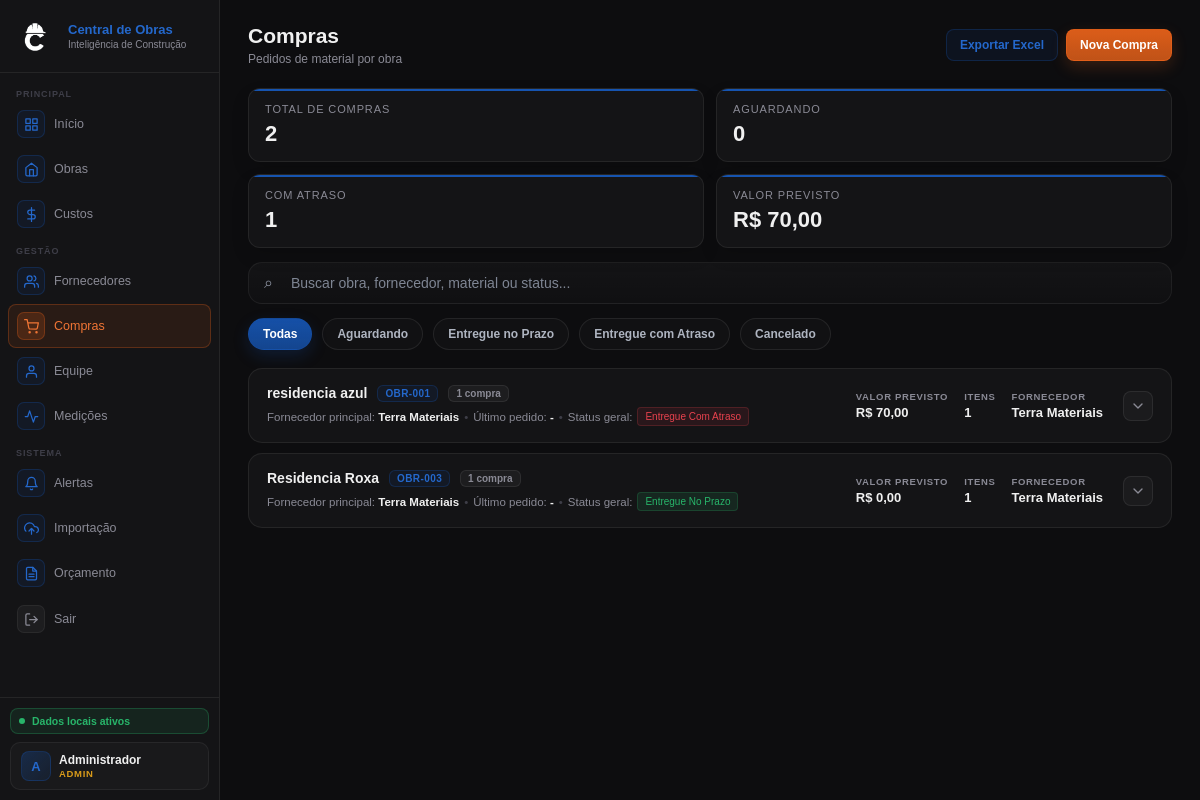
The page /compras (signed in) on the database as committed earlier.
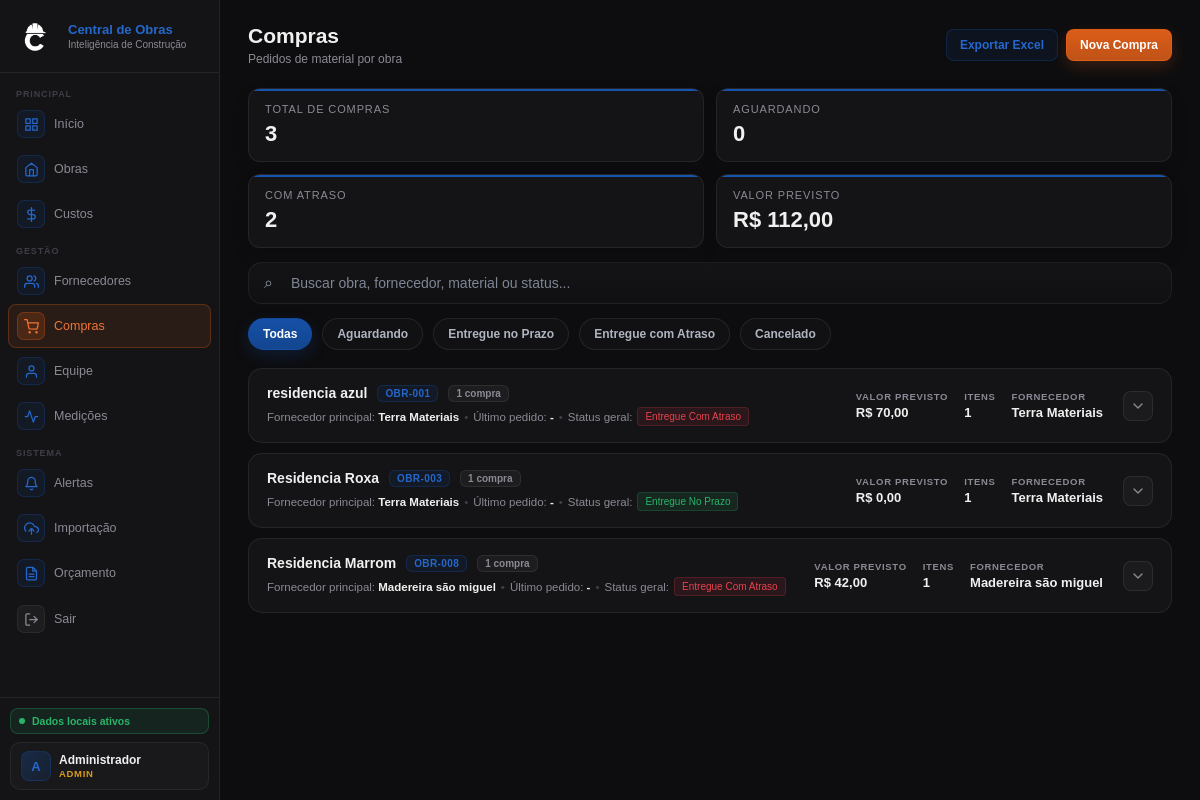
The same page on the database as committed later.
### tables this page shows
CREATE TABLE obras (
    id INTEGER PRIMARY KEY AUTOINCREMENT,
    codigo TEXT NOT NULL UNIQUE,
    nome TEXT NOT NULL,
    endereco TEXT,
    tipologia TEXT,
    area_m2 REAL,
    data_inicio TEXT,
    data_fim_prevista TEXT,
    orcamento REAL DEFAULT 0,
    receita_total REAL DEFAULT 0,
    progresso_percentual REAL DEFAULT 0,
    status TEXT NOT NULL DEFAULT 'planejamento',
    criado_em TIMESTAMP DEFAULT CURRENT_TIMESTAMP
, tipo_obra TEXT NOT NULL DEFAULT 'contrato');

CREATE TABLE compras (
    id INTEGER PRIMARY KEY AUTOINCREMENT,
    obra_id INTEGER NOT NULL,
    fornecedor_id INTEGER,
    material TEXT NOT NULL,
    data_pedido TEXT,
    data_entrega_prevista TEXT,
    quantidade REAL DEFAULT 0,
    valor_unitario REAL DEFAULT 0,
    status TEXT,
    observacao TEXT,
    FOREIGN KEY (obra_id) REFERENCES obras(id),
    FOREIGN KEY (fornecedor_id) REFERENCES fornecedores(id)
);

CREATE TABLE fornecedores (
    id INTEGER PRIMARY KEY AUTOINCREMENT,
    codigo TEXT NOT NULL UNIQUE,
    nome TEXT NOT NULL,
    categoria TEXT,
    contato TEXT,
    documento TEXT,
    prazo_medio INTEGER DEFAULT 0,
    nota_qualidade REAL DEFAULT 0,
    nota_preco REAL DEFAULT 0,
    nota_prazo REAL DEFAULT 0,
    observacao TEXT
);

### routes/compras_routes.py (the view)
@compras_bp.route("/compras")
def compras():
    if not usuario_logado() or not eh_leitura():
        return redirect(url_for("auth_bp.login"))
    lista_compras = query_all("""
        SELECT c.*, o.codigo AS codigo_obra, o.nome AS nome_obra,
               f.codigo AS codigo_fornecedor, f.nome AS nome_fornecedor
        FROM compras c
        JOIN obras o ON c.obra_id = o.id
        LEFT JOIN fornecedores f ON c.fornecedor_id = f.id
        ORDER BY c.id DESC
    """)
    obras = query_all("SELECT * FROM obras ORDER BY nome ASC")
    fornecedores = query_all("SELECT * FROM fornecedores ORDER BY nome ASC")
    return render_template(
        "compras.html",
        compras=lista_compras,
        obras=obras,
        fornecedores=fornecedores
    )

### app.py (called while the page is built)
@app.context_processor
def inject_helpers():
    return dict(
        formatar_moeda=formatar_moeda,
        calcular_media_fornecedor=calcular_media_fornecedor,
        formatar_tipo_obra=formatar_tipo_obra,
        eh_admin=eh_admin,
        eh_gestor=eh_gestor,
        eh_leitura=eh_leitura,
        usuario_perfil=usuario_perfil,
    )

### auth.py (called while the page is built)
def usuario_logado():
    return "usuario_id" in session

def usuario_perfil():
    return session.get("usuario_perfil", "")

def eh_admin():
    return usuario_perfil() == "admin"

def eh_gestor():
    return usuario_perfil() in ["admin", "gestor"]

def eh_leitura():
    return usuario_perfil() in ["admin", "gestor", "leitura"]

### database.py (called while the page is built)
def get_connection():
    conn = sqlite3.connect(DB_PATH)
    conn.row_factory = sqlite3.Row
    return conn

def query_all(sql, params=()):
    conn = get_connection()
    cursor = conn.execute(sql, params)
    rows = cursor.fetchall()
    conn.close()
    return rows

### utils.py (called while the page is built)
def formatar_moeda(valor):
    if valor is None:
        valor = 0
    return f"R$ {valor:,.2f}".replace(",", "X").replace(".", ",").replace("X", ".")

### templates/compras.html (shortened to what the changed rows need)
{% extends "base.html" %}
{% block content %}
{% set resumo = namespace(total=compras|length, aguardando=0, no_prazo=0, atraso=0, cancelado=0, valor_total=0) %}
{% for compra in compras %}
{% set status_compra = (compra.status or '') %}
{% if status_compra == 'Aguardando' %}
{% set resumo.aguardando = resumo.aguardando + 1 %}
{% elif status_compra == 'Entregue no Prazo' %}
{% set resumo.no_prazo = resumo.no_prazo + 1 %}
{% elif status_compra == 'Entregue com Atraso' %}
{% set resumo.atraso = resumo.atraso + 1 %}
{% elif status_compra == 'Cancelado' %}
{% set resumo.cancelado = resumo.cancelado + 1 %}
{% endif %}
{% set resumo.valor_total = resumo.valor_total + ((compra.quantidade or 0) * (compra.valor_unitario or 0)) %}
{% endfor %}
<div class="hdr">
    <div>
        <h1>Compras</h1>
    </div>
</div>
<div class="quick-strip compras-quick-strip">
    <div class="quick-item">
        <div class="quick-label">Total de compras</div>
        <div class="quick-value">{{ resumo.total }}</div>
    </div>
    <div class="quick-item">
        <div class="quick-label">Com atraso</div>
        <div class="quick-value">{{ resumo.atraso }}</div>
    </div>
    <div class="quick-item">
        <div class="quick-label">Valor previsto</div>
        <div class="quick-value">{{ formatar_moeda(resumo.valor_total) }}</div>
    </div>
</div>
<div class="compras-obras-list" id="comprasObrasList">
    {% for grupo in compras|groupby('codigo_obra') %}
    {% set itens = grupo.list %}
    {% set cab = itens[0] %}
    {% set obra = namespace(valor_previsto=0, ultima_data='', fornecedor_principal='-', status_text='',
    tem_aguardando=false, tem_atraso=false, tem_cancelado=false, tem_no_prazo=false) %}
    {% for item in itens %}
    {% set obra.valor_previsto = obra.valor_previsto + ((item.quantidade or 0) * (item.valor_unitario or 0)) %}
    {% if not obra.fornecedor_principal or obra.fornecedor_principal == '-' %}
    {% set obra.fornecedor_principal = item.nome_fornecedor or '-' %}
    {% endif %}
    {% if item.data_pedido and (obra.ultima_data == '' or item.data_pedido > obra.ultima_data) %}
    {% set obra.ultima_data = item.data_pedido %}
    {% endif %}
    {% if (item.status or '') == 'Aguardando' %}
    {% set obra.tem_aguardando = true %}
    {% elif (item.status or '') == 'Entregue com Atraso' %}
    {% set obra.tem_atraso = true %}
    {% elif (item.status or '') == 'Cancelado' %}
    {% set obra.tem_cancelado = true %}
    {% elif (item.status or '') == 'Entregue no Prazo' %}
    {% set obra.tem_no_prazo = true %}
    {% endif %}
    {% set obra.status_text = obra.status_text ~ ' ' ~ ((item.status or '')|lower) %}
    {% endfor %}
    {% if obra.tem_aguardando %}
    {% set status_resumo = 'Aguardando' %}
    {% set status_classe = 'compra-aguardando' %}
    {% elif obra.tem_atraso %}
    {% set status_resumo = 'Entregue com Atraso' %}
    {% set status_classe = 'compra-atraso' %}
    {% elif obra.tem_cancelado %}
    {% set status_resumo = 'Cancelado' %}
    {% set status_classe = 'compra-cancelado' %}
    {% elif obra.tem_no_prazo %}
    {% set status_resumo = 'Entregue no Prazo' %}
    {% set status_classe = 'compra-no-prazo' %}
    {% else %}
    {% set status_resumo = 'Sem status' %}
    {% set status_classe = 'compra-neutro' %}
    {% endif %}
    {% set busca_card = namespace(texto='') %}
    {% for item in itens %}
    {% set busca_card.texto = busca_card.texto ~ ' ' ~ ((item.nome_obra or '')|lower) ~ ' ' ~ ((item.codigo_obra or
    '')|lower) ~ ' ' ~ ((item.nome_fornecedor or '')|lower) ~ ' ' ~ ((item.material or '')|lower) ~ ' ' ~ ((item.status
    or '')|lower) ~ ' ' ~ ((item.observacao or '')|lower) %}
    {% endfor %}
    <div class="compra-obra-card" data-search="{{ busca_card.texto|trim }}" data-statuses="{{ obra.status_text|trim }}"
        data-obra="{{ (cab.nome_obra or '')|lower }}" data-codigo="{{ (cab.codigo_obra or '')|lower }}">
        <div class="compra-obra-main">
            <div class="compra-obra-identity">
                <div class="compra-obra-title-row">
                    <a href="{{ url_for('obras_bp.obra_detalhe', codigo=cab.codigo_obra) }}" class="compra-obra-nome">
                        {{ cab.nome_obra }}
                    </a>
                    <span class="compra-obra-codigo">{{ cab.codigo_obra }}</span>
                    <span class="compra-obra-count">{{ itens|length }} compra</span>
                </div>
                <div class="compra-obra-subtitle">
                    <span>Fornecedor principal: <strong>{{ obra.fornecedor_principal }}</strong></span>
                    <span class="compra-obra-dot">•</span>
                    <span>Último pedido: <strong>{{ obra.ultima_data or '-' }}</strong></span>
                    <span class="compra-obra-dot">•</span>
                    <span>Status geral:</span>
                    <span class="badge {{ status_classe }}">{{ status_resumo }}</span>
                </div>
            </div>
            <div class="compra-obra-kpis">
                <div class="compra-kv">
                    <span class="compra-kv-label">Valor previsto</span>
                    <span class="compra-kv-value">{{ formatar_moeda(obra.valor_previsto) }}</span>
                </div>
                <div class="compra-kv">
                    <span class="compra-kv-label">Itens</span>
                    <span class="compra-kv-value">{{ itens|length }}</span>
                </div>
                <div class="compra-kv">
                    <span class="compra-kv-label">Fornecedor</span>
                    <span class="compra-kv-value">{{ obra.fornecedor_principal }}</span>
                </div>
            </div>
            <div class="compra-obra-actions">
                <button type="button" class="compra-expand-btn" data-target="compraDetalhes{{ loop.index }}"
                    aria-label="Expandir compras da obra">
                    <svg width="16" height="16" viewBox="0 0 24 24" fill="none">
                        <path d="M6 9L12 15L18 9" stroke="currentColor" stroke-width="2" stroke-linecap="round"
                            stroke-linejoin="round" />
                    </svg>
                </button>
            </div>
        </div>
    </div>
    {% else %}
    <div class="compras-empty-state" id="comprasSemResultado">
        Nenhuma compra cadastrada ainda.
    </div>
    {% endfor %}
</div>
{% endblock %}

Rows that differ between the two databases and show on the page:
added compras: itens "1", ultima_data "-", status "Entregue Com Atraso", valor_previsto "R$ 42,00"
now on this page (row unchanged): obras: nome_obra "Residencia Marrom", codigo_obra "OBR-008"
now on this page (row unchanged): fornecedores: fornecedor_principal "Madereira são miguel"
Other text that changed with them:
{{ resumo.total }}: "2" → "3"
{{ resumo.atraso }}: "1" → "2"
text no longer shown: "R$ 70,00"
text now shown: "R$ 112,00"
